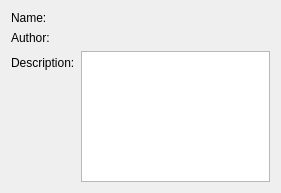
<?xml version="1.0" encoding="UTF-8"?>
<ui version="4.0">
 <class>PluginInfoWidget</class>
 <widget class="QWidget" name="PluginInfoWidget">
  <property name="geometry">
   <rect>
    <x>0</x>
    <y>0</y>
    <width>281</width>
    <height>193</height>
   </rect>
  </property>
  <property name="windowTitle">
   <string>Form</string>
  </property>
  <layout class="QFormLayout" name="formLayout_2">
   <item row="1" column="0">
    <widget class="QLabel" name="label">
     <property name="text">
      <string>Name:</string>
     </property>
    </widget>
   </item>
   <item row="2" column="0">
    <widget class="QLabel" name="label_4">
     <property name="text">
      <string>Author:</string>
     </property>
    </widget>
   </item>
   <item row="2" column="1">
    <widget class="QLabel" name="PluginAuthor">
     <property name="text">
      <string/>
     </property>
    </widget>
   </item>
   <item row="1" column="1">
    <widget class="QLabel" name="PluginName">
     <property name="text">
      <string/>
     </property>
    </widget>
   </item>
   <item row="3" column="0">
    <widget class="QLabel" name="label_2">
     <property name="text">
      <string>Description:</string>
     </property>
    </widget>
   </item>
   <item row="3" column="1">
    <widget class="QTextBrowser" name="textBrowser"/>
   </item>
  </layout>
 </widget>
 <resources/>
 <connections/>
</ui>
